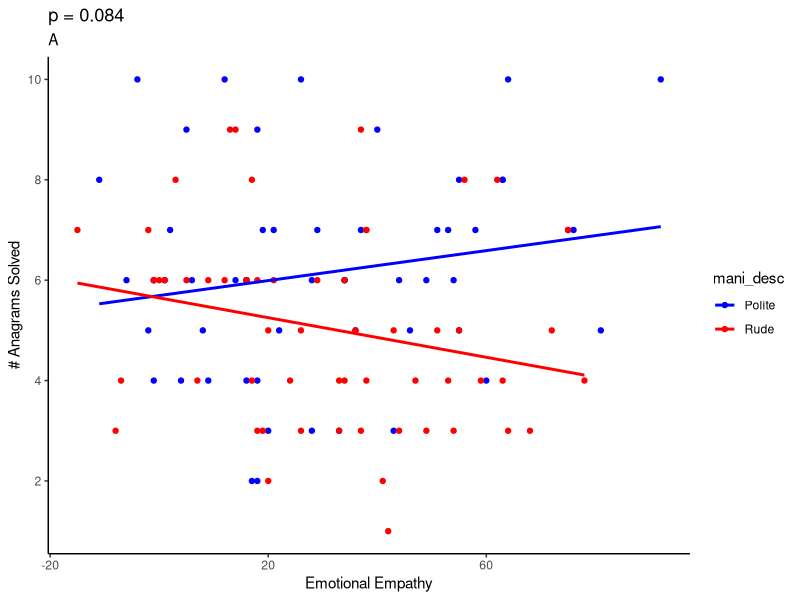
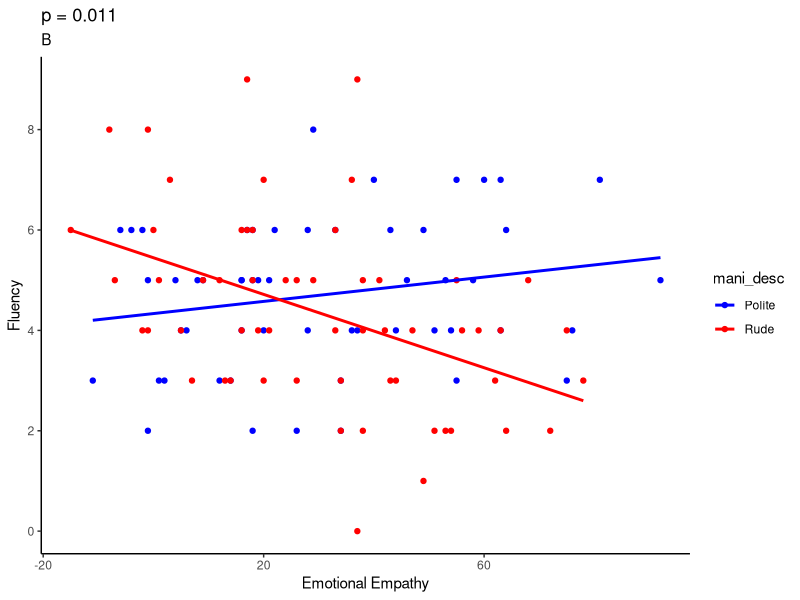
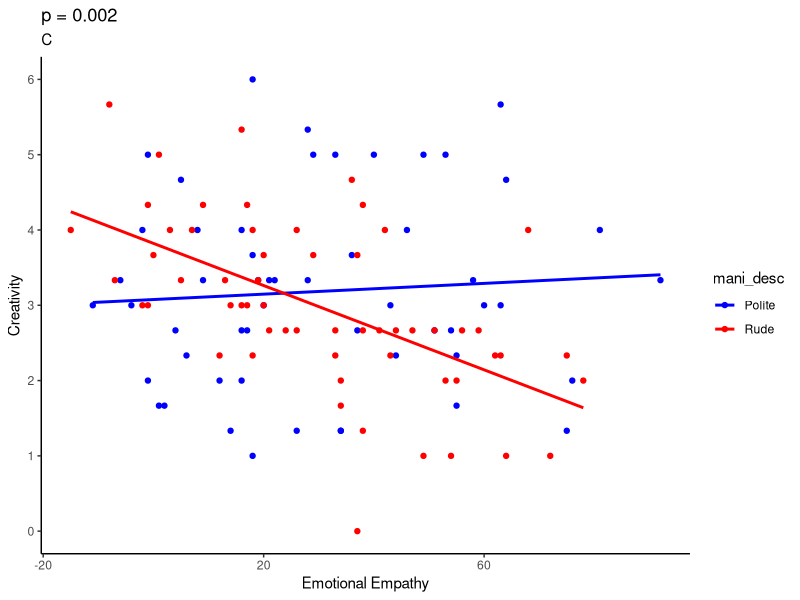
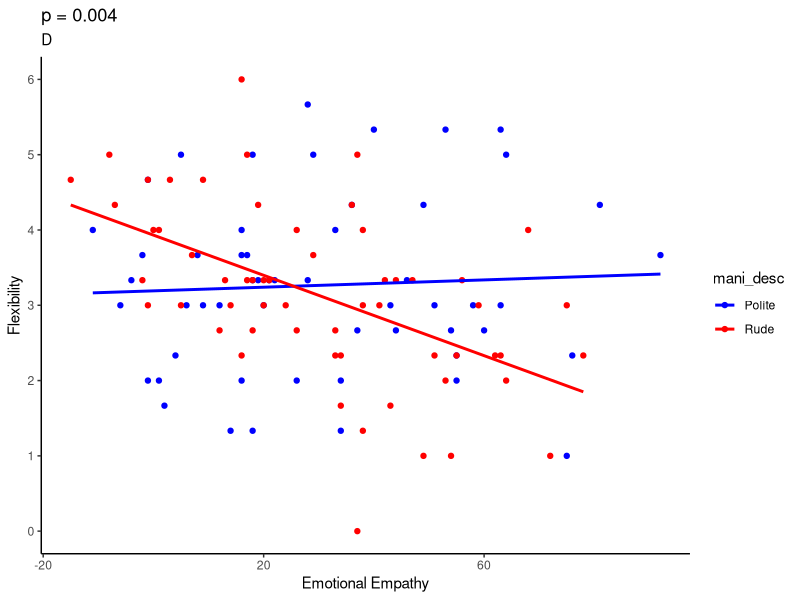

R code for these plots, in order:
#setwd

setwd("C:/Users/emily_2vx2daj/OneDrive/Documents/Jinternship Work/R work/Practice/main-practice")


# load packages

library(tidyverse)
library(data.table)

# read regression dataset

df_reg <- read_csv("data_regression.csv")
df_reg
str(df_reg)

# create new variables

df_reg <- df_reg %>% 
  mutate(sex_desc = recode_factor(sex, "0" = "Male", "1" = "Female")) %>% 
  mutate(mani_desc = recode_factor(manipulation, "0" = "Polite", "1" = "Rude"))
view(df_reg)

## Plotting the Data

colnames(df_reg)

#A- emotional empathy x anagram score
emp_ana_plot <- ggplot(df_reg, aes(empathy_raw_score, anagram_score, color = mani_desc))

emp_ana_plot + geom_point() +
  theme_classic() + geom_smooth(method=lm, se = FALSE) +
  scale_color_manual(values=c('Blue','Red')) +
  scale_x_continuous(name="Emotional Empathy", 
                     breaks = seq(-20, 100, by = 40)) +
  scale_y_continuous(name="# Anagrams Solved", 
                     breaks = seq(0, 10, by = 2)) +
  labs (title = "p = 0.084",
        subtitle = "A")
        
#B- emotional empathy x fluency 
emp_flu_plot <- ggplot(df_reg, aes(empathy_raw_score, brick_use_score, color = mani_desc))

emp_flu_plot +geom_point() +
  theme_classic() +geom_smooth(method=lm, se = FALSE) +
  scale_color_manual(values=c('Blue','Red')) +
  scale_x_continuous(name="Emotional Empathy", 
                     breaks = seq(-20, 100, by = 40)) +
  scale_y_continuous(name="Fluency", 
                     breaks = seq(0, 10, by = 2)) +
  labs (title = "p = 0.011",
        subtitle = "B")
  
#C - emotional empathy x creativity
emp_create_plot <- ggplot(df_reg, aes(empathy_raw_score, brick_creativity, color = mani_desc))

emp_create_plot + geom_point() +
  theme_classic() + geom_smooth(method=lm, se = FALSE)+
  scale_color_manual(values = c('Blue','Red')) +
  scale_x_continuous(name="Emotional Empathy", 
                     breaks = seq(-20, 100, by = 40)) +
  scale_y_continuous(name="Creativity", 
                     breaks = seq(0, 6, by = 1)) +
  labs (title = "p = 0.002",
        subtitle = "C",
        x = "Emotional Empathy",
        y = "Creativity")

#D - emotional empathy x flexibility
emp_flex_plot <- ggplot(df_reg, aes(empathy_raw_score, brick_flexibility, color = mani_desc))

emp_flex_plot +geom_point() +
  theme_classic() +geom_smooth(method=lm, se = FALSE)+                   scale_color_manual(values=c('Blue','Red')) +
  scale_x_continuous(name="Emotional Empathy", 
                     breaks = seq(-20, 100, by = 40)) +
  scale_y_continuous(name="Flexibility", 
                     breaks = seq(0, 6, by = 1)) +
  labs (title = "p = 0.004",
        subtitle = "D",
        x = "Emotional Empathy",
        y = "Flexibility")
